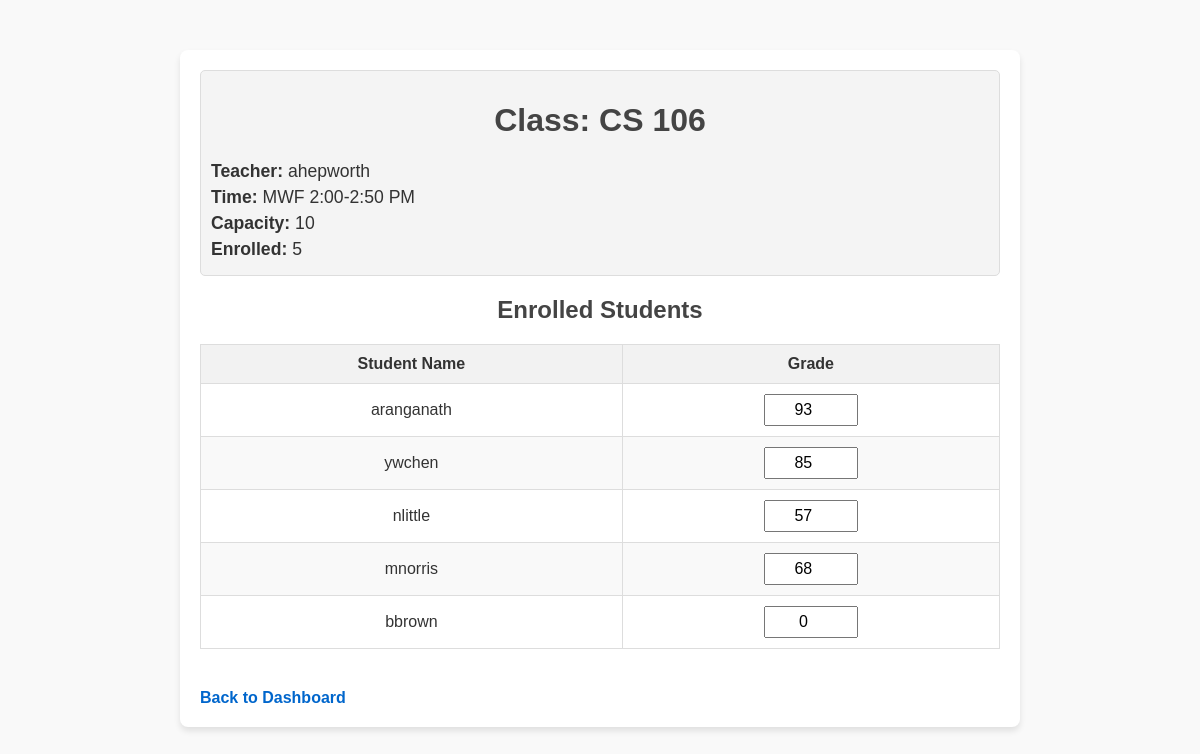
The page /class/3 on the database its author committed.
### models.py (models this page shows)
class Class(db.Model):
    __tablename__ = 'classes'
    id = db.Column(db.Integer, primary_key=True)
    name = db.Column(db.String, nullable=False)
    teacher_id = db.Column(db.Integer, db.ForeignKey('auth.id'), nullable=False)
    time = db.Column(db.String, nullable=False)
    capacity = db.Column(db.Integer, nullable=False)
    teacher = db.relationship('User', backref='classes', lazy=True)

class User(db.Model):
    __tablename__ = 'auth'
    id = db.Column(db.Integer, primary_key=True)
    username = db.Column(db.String, unique=True, nullable=False)
    password = db.Column(db.String, nullable=False)  # Store plaintext password here
    role = db.Column(db.String, nullable=False)  # 'student', 'teacher', 'admin'

### app.py (the view)
@app.route('/class/<int:class_id>', methods=['GET'])
def view_class(class_id):
    class_ = Class.query.get_or_404(class_id)
    teacher = User.query.get_or_404(class_.teacher_id)
    enrollments = Enrollment.query.filter_by(class_id=class_.id).all()
    students = [
        {
            'id': enrollment.student_id,
            'name': User.query.get(enrollment.student_id).username,
            'grade': enrollment.grade
        }
        for enrollment in enrollments
    ]
    return render_template('class_detail.html', class_=class_, teacher=teacher, students=students)

### templates/class_detail.html (shortened to what this page needs)
<!DOCTYPE html>
<html lang="en">
<head>
    <link rel="stylesheet" href="{{ url_for('static', filename='css/styles.css') }}">
</head>
<body>
    <div class="container">
        <div class="class-details">
            <h1>Class: {{ class_.name }}</h1>
            <p><strong>Teacher:</strong> {{ teacher.username }}</p>
            <p><strong>Time:</strong> {{ class_.time }}</p>
            <p><strong>Capacity:</strong> {{ class_.capacity }}</p>
            <p><strong>Enrolled:</strong> {{ students|length }}</p>
        </div>
        <h2>Enrolled Students</h2>
        <table class="students-table">
            <thead>
                <tr>
                    <th>Student Name</th>
                    <th>Grade</th>
                </tr>
            </thead>
            <tbody>
                {% for student in students %}
                <tr>
                    <td>{{ student.name }}</td>
                    <td>
                        <input
                            type="number"
                            class="grade-input"
                            value="{{ student['grade'] if student['grade'] is not none else '' }}"
                            onchange="updateGrade({{ student['id'] }}, {{ class_.id }}, this);"
                        />
                    </td>
                </tr>
                {% endfor %}
            </tbody>
        </table>
        <a href="{{ url_for('dashboard', role='teacher') }}" class="back-link">Back to Dashboard</a>
    </div>
</body>
</html>

### static/css/styles.css (style rules this page uses)
body { font-family: Arial, sans-serif; background-color: #f9f9f9; color: #333; margin: 0; padding: 0; }
.container { max-width: 800px; margin: 50px auto; padding: 20px; background: #fff; border-radius: 8px; box-shadow: 0 4px 6px rgba(0, 0, 0, 0.1); }
h1, h2 { text-align: center; color: #444; }
.class-details { margin-bottom: 20px; padding: 10px; background-color: #f4f4f4; border: 1px solid #ddd; border-radius: 5px; }
.class-details p { margin: 5px 0; font-size: 1.1em; }
.students-table { width: 100%; border-collapse: collapse; margin-top: 20px; margin-bottom: 20px; }
.students-table th, .students-table td { border: 1px solid #ddd; padding: 10px; text-align: center; }
.students-table th { background-color: #f2f2f2; font-weight: bold; }
.students-table tr:nth-child(even) { background-color: #f9f9f9; }
.grade-input { width: 80px; padding: 5px; font-size: 1em; text-align: center; }
.back-link { display: inline-block; margin-top: 20px; text-align: center; text-decoration: none; font-weight: bold; color: #0066cc; }

### rows shown on the page
Class: name "CS 106", time "MWF 2:00-2:50 PM", capacity "10"
User: username "ahepworth"
User: name "aranganath", student "93"
User: name "ywchen", student "85"
User: name "nlittle", student "57"
User: name "mnorris", student "68"
User: name "bbrown", student "0"

### other values the page prints
{{ students|length }} "5"
